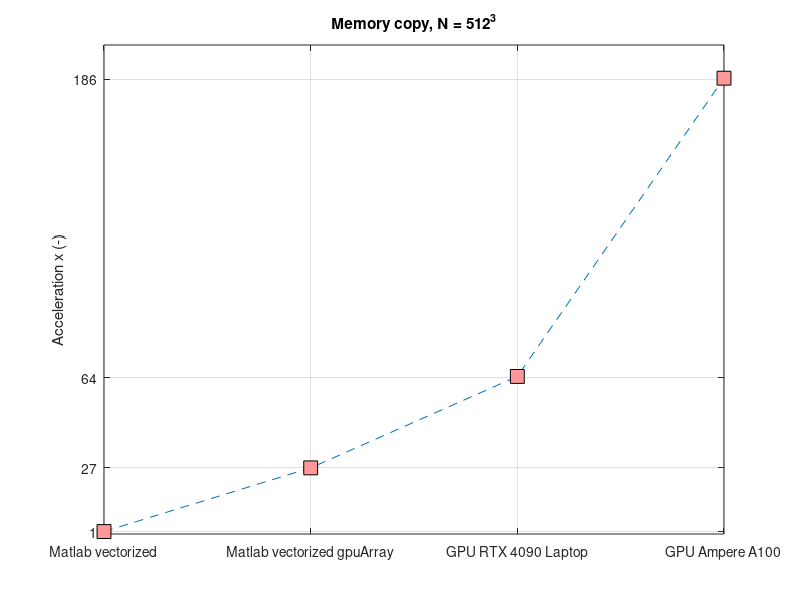

This figure's MATLAB source:
% time for 1 iter  ; GB/s
GPUamp_MC = [0.0056 1525];
GPUamp_WE = [0.0244 791];

GPU_MC = [0.0162 529.3];
GPU_WE = [0.0704 274];

Matlab_MC = [1.044 8.22];
Matlab_WE = [9.09 2.126];

MatlabGPU_MC = [0.0386 222];
MatlabGPU_WE = [1.945 9.93];

C_MC = [10.17 0.844];
C_WE = [58.88 0.32];


%  plot memory copy
figure(1); clf;%C_MC(2)   'C++',
subplot(111); plot([Matlab_MC(2) MatlabGPU_MC(2) GPU_MC(2) GPUamp_MC(2)],'s--','MarkerSize',10,...
    'MarkerEdgeColor','black',...
    'MarkerFaceColor',[1 .6 .6] );
ylabel('MTP_{effective} (GB/s)','FontSize',11);
grid on;
xticks([1:4]);yticks([Matlab_MC(2) MatlabGPU_MC(2)  fix(GPU_MC(2)) GPUamp_MC(2)]);
xticklabels({'Matlab vectorized ','Matlab vectorized gpuArray','GPU RTX 4090 Laptop','GPU Ampere A100'})
title('Memory copy, N = 512^3')
%text(1.9,2350,'222')


subplot(111); plot(Matlab_MC(1)./[Matlab_MC(1) MatlabGPU_MC(1) GPU_MC(1) GPUamp_MC(1)],'s--','MarkerSize',10,...
    'MarkerEdgeColor','black',...
    'MarkerFaceColor',[1 .6 .6] );
ylabel('Acceleration x (-)','FontSize',11);
grid on;%ylim([1 200]);
yticks(fix( [Matlab_MC(1)./[Matlab_MC(1) MatlabGPU_MC(1)  GPU_MC(1) GPUamp_MC(1)]] ));
xticks([1:4]);
xticklabels({'Matlab vectorized ','Matlab vectorized gpuArray','GPU RTX 4090 Laptop','GPU Ampere A100'})
title('Memory copy, N = 512^3')
%text(1.95,45,'27') %Matlab_MC(1)./MatlabGPU_MC(1)
